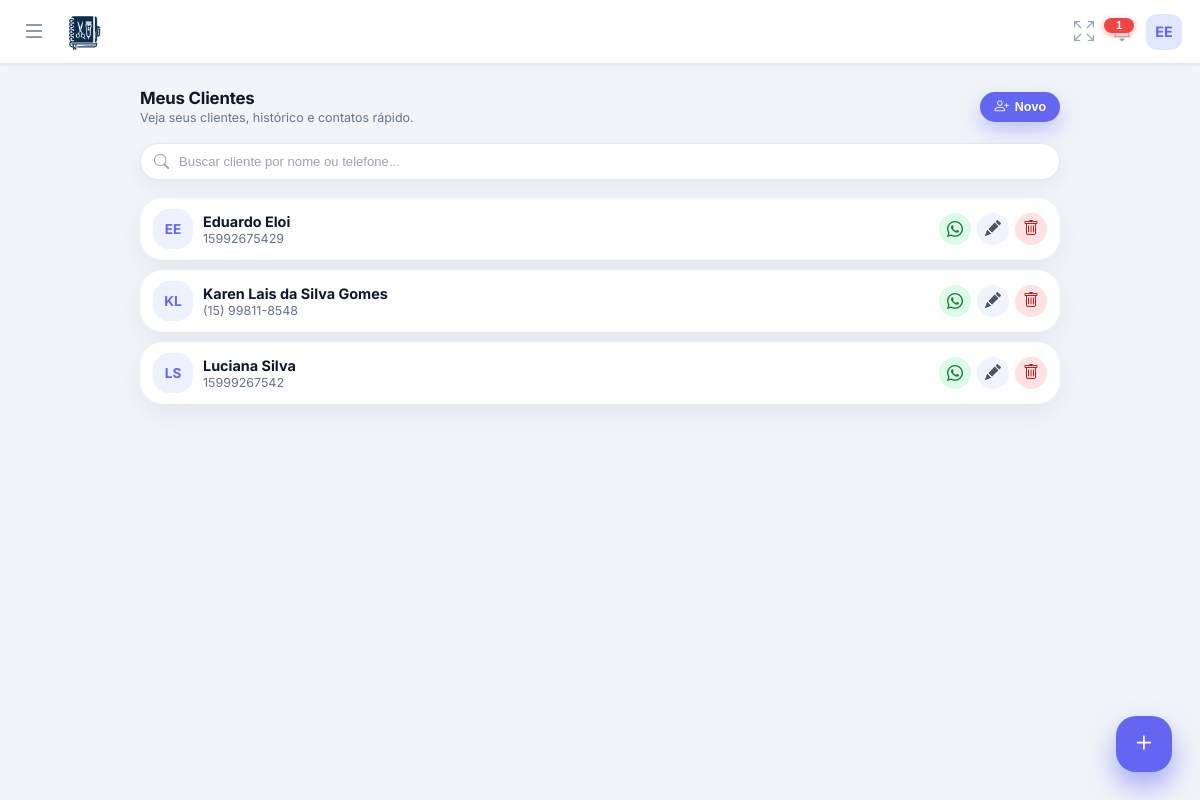
The page /pages/clientes/clientes.php (signed in) on the database its author committed.
### tables this page shows
CREATE TABLE usuarios (
        id INTEGER PRIMARY KEY AUTOINCREMENT,
        nome TEXT, email TEXT, telefone TEXT, foto TEXT, biografia TEXT,
        cep TEXT, endereco TEXT, numero TEXT, bairro TEXT, cidade TEXT, estado TEXT,
        criado_em DATETIME DEFAULT CURRENT_TIMESTAMP
    , senha TEXT, estabelecimento TEXT, cor_tema TEXT DEFAULT '#4f46e5', ultimo_login DATETIME, ativo INTEGER DEFAULT 1, data_expiracao DATE, is_vitalicio INTEGER DEFAULT 0, quem_indicou TEXT, valor_mensalidade REAL DEFAULT 19.90, indicado_por TEXT, valor_mensal REAL DEFAULT 19.90, token_recuperacao TEXT, token_validade DATETIME, tipo_estabelecimento TEXT DEFAULT 'Salão de Beleza');

CREATE TABLE clientes (
        id INTEGER PRIMARY KEY AUTOINCREMENT,
        user_id INTEGER NOT NULL,
        nome TEXT NOT NULL,
        telefone TEXT,
        email TEXT,
        data_nascimento DATE,
        observacoes TEXT, 
        criado_em DATETIME DEFAULT CURRENT_TIMESTAMP
    , cpf TEXT);

### pages/clientes/clientes.php (the view, shortened to what this page needs)
<?php
$userId = $_SESSION['user_id'];
$stmt = $pdo->prepare("SELECT * FROM clientes WHERE user_id = ? ORDER BY nome ASC");
$stmt->execute([$userId]);
$clientes = $stmt->fetchAll();
$sqlApps = "
    SELECT
        a.id, a.cliente_id, a.servico, a.data_agendamento, a.horario, a.valor, a.status,
        s.preco as preco_tabela
    FROM agendamentos a
    LEFT JOIN servicos s
           ON a.servico = s.nome
          AND a.user_id = s.user_id
    WHERE a.user_id = ?
    ORDER BY a.data_agendamento DESC, a.horario DESC
";
$stmtApps = $pdo->prepare($sqlApps);
$stmtApps->execute([$userId]);
$todosAgendamentos = $stmtApps->fetchAll();
$historicoPorCliente = [];
foreach ($todosAgendamentos as $ag) {
    if (!empty($ag['cliente_id'])) {
        $historicoPorCliente[$ag['cliente_id']][] = $ag;
    }
}
function getInitials($name) {
    $words = explode(" ", $name);
    $acronym = "";
    foreach ($words as $w) {
        $acronym .= mb_substr($w, 0, 1);
    }
    return mb_substr(strtoupper($acronym), 0, 2);
}
include '../../includes/header.php';
include '../../includes/menu.php';
?>
<main class="main-content">
    <div class="page-header">
        <div class="page-title-wrap">
            <h1 class="page-title">Meus Clientes</h1>
            <p class="page-subtitle">Veja seus clientes, histórico e contatos rápido.</p>
        </div>
        <div class="page-actions">
            <button class="btn-chip" onclick="abrirModalCreate()">
                <i class="bi bi-person-plus"></i>
                Novo
            </button>
        </div>
    </div>
    <div class="search-wrapper">
        <div class="search-box">
            <i class="bi bi-search search-icon"></i>
            <input type="text" id="searchInput" class="search-input" placeholder="Buscar cliente por nome ou telefone..." onkeyup="filtrarClientes()">
        </div>
    </div>
    <div class="client-list" id="clientList">
        <?php if(count($clientes) > 0): ?>
            <?php foreach ($clientes as $c):
                $meuHistorico  = $historicoPorCliente[$c['id']] ?? [];
                $jsonHistorico = htmlspecialchars(json_encode($meuHistorico), ENT_QUOTES, 'UTF-8');
                $jsonCliente   = htmlspecialchars(json_encode($c), ENT_QUOTES, 'UTF-8');
            ?>
                <div class="client-card"
                     data-nome="<?php echo strtolower($c['nome']); ?>"
                     data-tel="<?php echo str_replace(['(',')','-',' '], '', $c['telefone'] ?? ''); ?>"
                     onclick="abrirModalView(<?php echo $jsonCliente; ?>, <?php echo $jsonHistorico; ?>)">
                    <div class="avatar">
                        <?php echo getInitials($c['nome']); ?>
                    </div>
                    <div class="info">
                        <div class="name"><?php echo htmlspecialchars($c['nome']); ?></div>
                        <div class="meta">
                            <?php if(!empty($c['telefone'])): ?>
                                <span><?php echo htmlspecialchars($c['telefone']); ?></span>
                            <?php else: ?>
                                <span style="opacity:0.5;">Sem telefone</span>
                            <?php endif; ?>
                        </div>
                    </div>
                    <div class="actions">
                        <?php if(!empty($c['telefone'])):
                            $num = preg_replace('/[^0-9]/', '', $c['telefone']);
                        ?>
                            <a href="https://wa.me/55<?php echo $num; ?>" target="_blank" class="btn-icon btn-whats" onclick="event.stopPropagation()">
                                <i class="bi bi-whatsapp"></i>
                            </a>
                        <?php endif; ?>
                        <button class="btn-icon btn-edit" onclick="event.stopPropagation(); abrirModalEdit(<?php echo $jsonCliente; ?>)">
                            <i class="bi bi-pencil-fill"></i>
                        </button>
                        <button class="btn-icon btn-del" onclick="event.stopPropagation(); abrirModalDelete(<?php echo $c['id']; ?>, '<?php echo $c['nome']; ?>')">
                            <i class="bi bi-trash"></i>
                        </button>
                    </div>
                </div>
            <?php endforeach; ?>
        <?php endif; ?>
    </div>
</main>
<button class="fab-add" onclick="abrirModalCreate()">
    <i class="bi bi-plus"></i>
</button>

### includes/menu.php (shortened to what this page needs)
<?php
$isProd = isset($_SERVER['HTTP_HOST']) && $_SERVER['HTTP_HOST'] === 'salao.develoi.com';
$notificacoesNaoLidas = 0;
if (isset($pdo) && isset($_SESSION['user_id'])) {
    $stmtNotif = $pdo->prepare("SELECT id, type, message, link, created_at FROM notifications WHERE user_id = ? AND is_read = 0 ORDER BY created_at DESC LIMIT 10");
    $stmtNotif->execute([$_SESSION['user_id']]);
    $notificacoesLista = $stmtNotif->fetchAll(PDO::FETCH_ASSOC);
    $notificacoesNaoLidas = count($notificacoesLista);
}
$iniciais  = 'V';
if (isset($pdo) && isset($_SESSION['user_id'])) {
    $stmtUser = $pdo->prepare("SELECT nome, email FROM usuarios WHERE id = ? LIMIT 1");
    $stmtUser->execute([$_SESSION['user_id']]);
    $dadoUsuario = $stmtUser->fetch(PDO::FETCH_ASSOC);
    if ($dadoUsuario && !empty($dadoUsuario['nome'])) {
        $userName = $dadoUsuario['nome'];
        $partesNome = explode(' ', trim($userName));
        $primeiraLetra = mb_substr($partesNome[0], 0, 1);
        $ultimaLetra   = '';
        if (count($partesNome) > 1) {
            $ultimoNome  = end($partesNome);
            $ultimaLetra = mb_substr($ultimoNome, 0, 1);
        }
        $iniciais = strtoupper($primeiraLetra . $ultimaLetra);
    }
}
?>
<link rel="stylesheet" href="https://cdn.jsdelivr.net/npm/bootstrap-icons@1.11.3/font/bootstrap-icons.min.css">
<nav class="app-navbar">
    <div style="display:flex; align-items:center; gap:12px;">
        <button class="menu-btn" id="openMenuBtn" type="button">
            <i class="bi bi-list"></i>
        </button>
        <?php
        if ($isProd) {
            $logoUrl = 'https://salao.develoi.com/img/logo-azul.png';
            $dashboardUrl = '/dashboard';
        } else {
            $host = $_SERVER['HTTP_HOST'];
            $logoUrl = "http://{$host}/karen_site/controle-salao/img/logo-azul.png";
            $dashboardUrl = '/karen_site/controle-salao/pages/dashboard.php';
        }
        ?>
        <a href="<?php echo $dashboardUrl; ?>" class="brand-logo">
            <img src="<?php echo $logoUrl; ?>"
                 alt="Logo Salão Develoi"
                 style="height:38px; width:auto; display:inline-block; vertical-align:middle;">
        </a>
    </div>
    <div style="display:flex; align-items:center; gap:10px;">
        <button class="icon-btn" id="fullscreenBtn" type="button" aria-label="Tela cheia">
            <i class="bi bi-arrows-fullscreen" id="fullscreenIcon"></i>
        </button>
        <div style="position:relative;">
            <button class="icon-btn" id="notificBtn" type="button" aria-label="Notificações" style="position:relative;">
                <?php if ($notificacoesNaoLidas > 0): ?>
                    <span id="notif-badge" style="position:absolute;top:2px;right:2px;background:#ef4444;color:#fff;font-size:0.7rem;padding:2px 6px;border-radius:999px;font-weight:700;min-width:18px;text-align:center;line-height:1;box-shadow:0 2px 6px #fca5a5;z-index:2;">
                        <?php echo $notificacoesNaoLidas; ?>
                    </span>
                <?php endif; ?>
            </button>
        </div>
        <div style="position:relative;">
            <div class="navbar-avatar" id="userAvatarBtn">
                <?php echo $iniciais; ?>
            </div>
        </div>
    </div>
</nav>

### includes/header.php (style rules this page uses)
:root { --primary: #6366f1; --primary-hover: #4f46e5; --bg-body: #f1f5f9; --text-dark: #1e293b; --text-gray: #64748b; --white: #ffffff; --danger: #ef4444; --success: #22c55e; --radius: 16px; --shadow: 0 4px 6px -1px rgba(0, 0, 0, 0.05), 0 2px 4px -1px rgba(0, 0, 0, 0.03); }
body { margin: 0; padding: 0; font-family: 'Inter', sans-serif; background-color: var(--bg-body); color: var(--text-dark); -webkit-font-smoothing: antialiased; }
.main-content { max-width: 1200px; margin: 0 auto; padding: 20px; padding-top: 30px; }

### includes/menu.php (style rules this page uses)
:root { --primary: #6366f1; --primary-dark: #4f46e5; --sidebar-bg: #0f172a; --sidebar-width: 280px; --text-sidebar: #cbd5e1; --bg-body: #f3f4f6; }
body { margin: 0; font-family: 'Plus Jakarta Sans', sans-serif; background-color: var(--bg-body); padding-top: 70px; }
.app-navbar { background: rgba(255, 255, 255, 0.94); backdrop-filter: blur(10px); height: 64px; position: fixed; top: 0; left: 0; width: 100%; display: flex; align-items: center; justify-content: space-between; padding: 0 18px; box-shadow: 0 1px 2px rgba(15, 23, 42, 0.08); z-index: 1000; box-sizing: border-box; border-bottom: 1px solid #e2e8f0; }
.brand-logo { font-weight: 700; font-size: 1.12rem; color: #1e293b; display: flex; align-items: center; gap: 10px; text-decoration: none; letter-spacing: -0.4px; }
.menu-btn { background: none; border: none; font-size: 1.5rem; color: #64748b; cursor: pointer; display: flex; align-items: center; justify-content: center; padding: 4px; }
.icon-btn { background: none; border: none; padding: 4px; cursor: pointer; display: flex; align-items: center; justify-content: center; border-radius: 999px; transition: 0.2s; }
.icon-btn i { font-size: 1.25rem; color: #94a3b8; }
.navbar-avatar { width: 36px; height: 36px; background: #e0e7ff; color: var(--primary); border-radius: 11px; display: flex; align-items: center; justify-content: center; font-weight: 700; font-size: 0.9rem; cursor: pointer; transition: 0.2s; }

### rows shown on the page
usuarios: nome "EE"
clientes: nome "EE", nome "Eduardo Eloi", telefone "15992675429"
clientes: nome "KL", nome "Karen Lais da Silva Gomes", telefone "(15) 99811-8548"
clientes: nome "LS", nome "Luciana Silva", telefone "15999267542"

### other values the page prints
$notificacoesNaoLidas "1"
